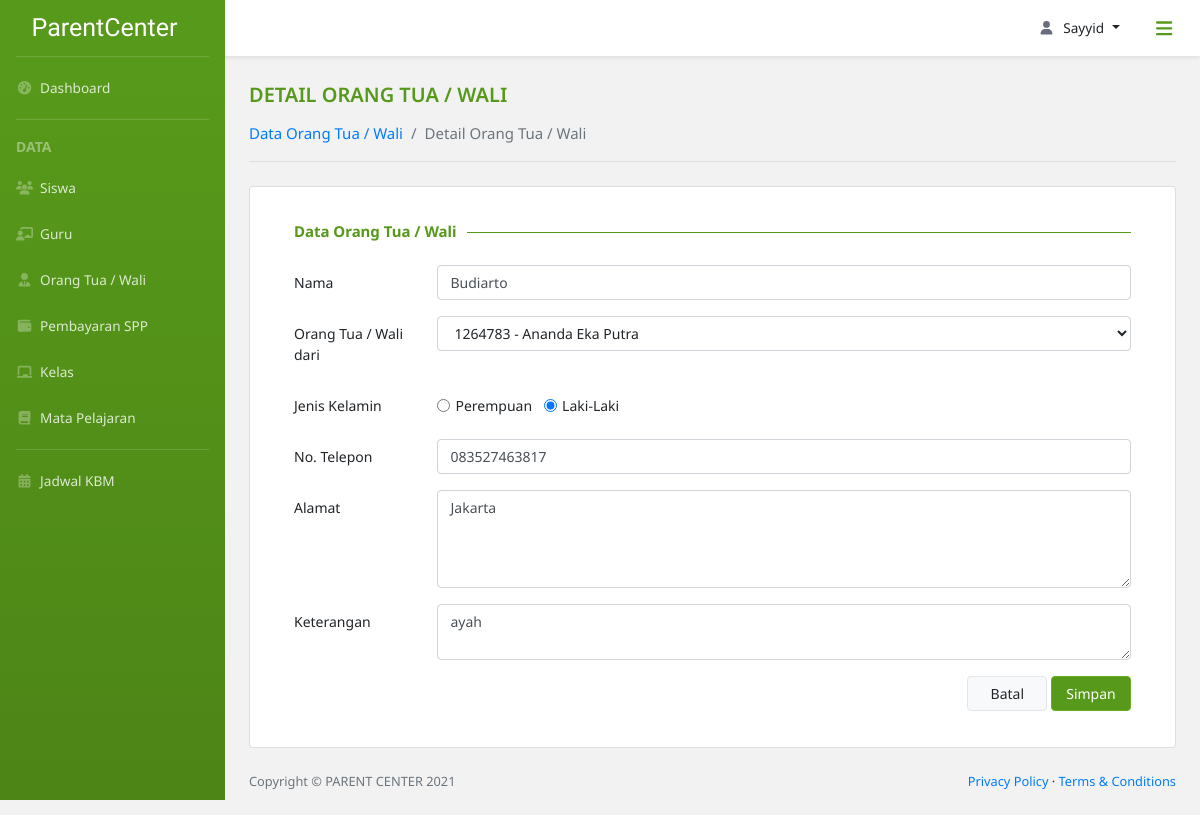
Before: /detail_orangtua/2 (signed in) with the older database file.
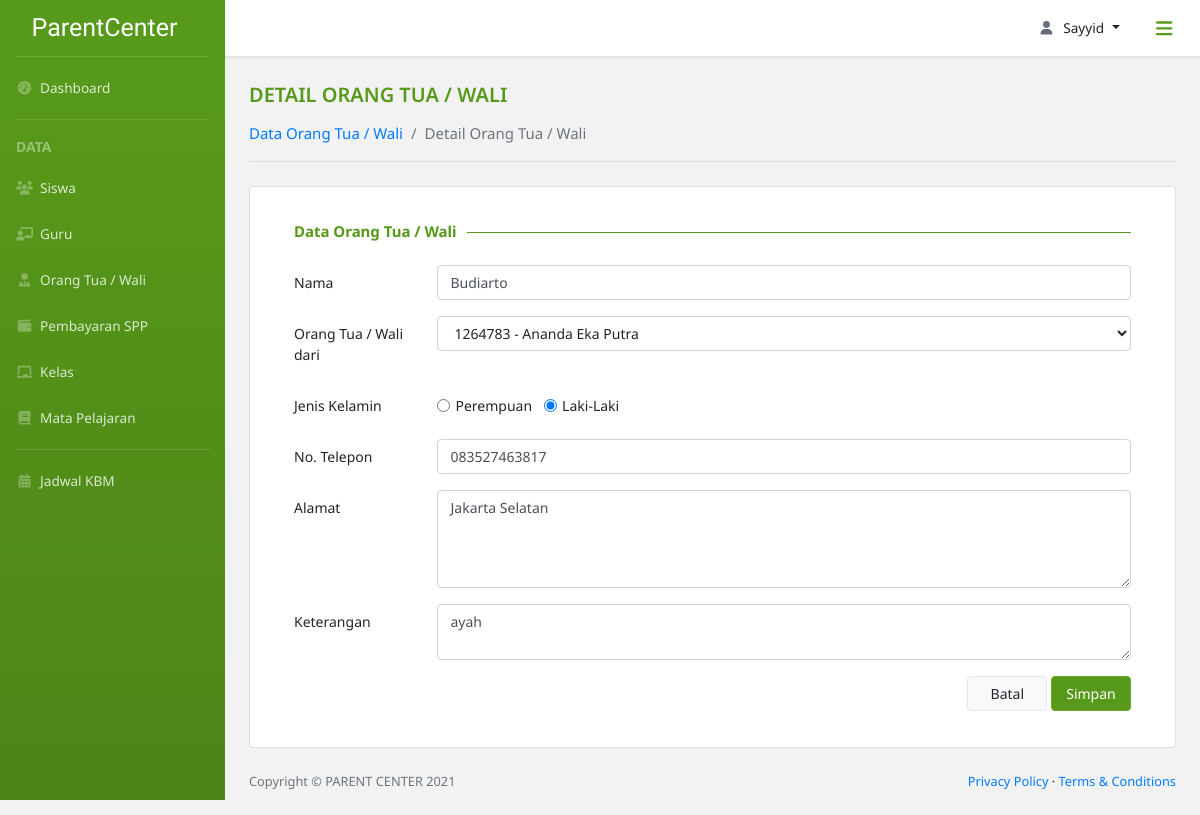
After: the same page with the newer database file.
### parent_center_app/models.py (models this page shows, shortened)
class OrangTua(models.Model):
    id_ortu = models.ForeignKey(Siswa, on_delete=CASCADE)
    nama = models.CharField(max_length=50)
    keterangan = models.CharField(max_length=50)
    no_tlp = models.CharField(max_length=13)
    alamat = models.TextField(null=True)
    id_user = models.OneToOneField(ExtendUser, null=True, on_delete=models.SET_NULL)
    class jns_kelamin(models.TextChoices):
        P = 'Perempuan'
        L = 'Laki-Laki'
    jns_kelamin = models.CharField(max_length=10,
                                   choices=jns_kelamin.choices,
                                   default=jns_kelamin.L)

### parent_center_app/views.py (the view)
# urls.py: path('detail_orangtua/<int:pk>', views.detailOrangtua, name='detail orangtua'),
@login_required(login_url='login')
def detailOrangtua(request, pk):
    if level_permission(request, ['Admin']) is False:
        return redirect(level_login(request))
    else:
        ortu = get_object_or_404(OrangTua, pk=pk)
        if request.method == 'POST':
            form = OrangTuaForm(request.POST, instance=ortu)
            if form.is_valid():
                ortu = form.save(commit=False)
                ortu.save()
                return redirect('data orang tua')
        else:
            form = OrangTuaForm(instance=ortu)
        return render(request,
                      'parent_center_app/detail_orangtua.html',
                      {'title': 'Detail Orang Tua / Wali',
                       'form': form})

### parent_center_app/models.py (called while the page is built)
    def __str__(self):
        return f'{self.nis} - {self.nama}'

### parent_center_app/views.py (called while the page is built)
def level_permission(current_user, level: list) -> bool:
    if current_user.user.extenduser.user_level in level:
        return True
    else:
        return False

### parent_center_app/templates/parent_center_app/detail_orangtua.html (shortened to what this page needs)
{% extends 'parent_center_app/base.html' %}
{% block breadcrumb %}
<div class="row pt-4">
    <div class="col-lg-12">
        <div class="div-title">
            <span class="title-content">{{title}}</span>
            <nav aria-label="breadcrumb">
                <ol class="breadcrumb">
                    <li class="breadcrumb-item"><a href="/data_orangtua">Data Orang Tua / Wali</a></li>
                    <li class="breadcrumb-item active" aria-current="page">{{ title }}</li>
                </ol>
            </nav>
        </div>
    </div>
</div>
<hr class="dropdown-divider hr-title mb-4 mx-4 mt-3">
{% endblock breadcrumb %}
{% block content %}
<div class="row">
    <div class="col-lg-12">
        <div class="card">
            <div class="card-body card-custom">
                <form method="post" name="detail_orangtua" class="form-custom">
                    <h6 class="subtitle-dashboard mx-4 mt-4 form-title"><span>Data Orang Tua / Wali</span></h6>
                    <div class="form-group row">
                        <label for="inputNama" class="col-sm-3 col-md-2 col-form-label">Nama</label>
                        <div class="col-sm-9 col-md-10">
                            {{ form.nama }}
                        </div>
                    </div>
                    <div class="form-group row">
                        <label class="col-sm-3 col-md-2 col-form-label" for="siswa">Orang Tua / Wali dari</label>
                        <div class="col-sm-9 col-md-10">
                            {{ form.id_ortu }}
                        </div>
                    </div>
                    <div class="form-group row form-jk">
                        <label class="col-sm-3 col-md-2 col-form-label">Jenis Kelamin</label>
                        <div class="col-sm-9 col-md-10 d-flex">
                            {% for radio in form.jns_kelamin %}
                            <div class="form-check form-check-inline align-self-center">
                                {{ radio.tag }}
                                <label class="form-check-label" for="{{ radio.id_for_label }}">
                                    {% if radio.choice_label == 'P' %}
                                        Perempuan
                                    {% else %}
                                        Laki-Laki
                                    {% endif %}
                                </label>
                            </div>
                            {% endfor %}
                        </div>
                    </div>
                    <div class="form-group row">
                        <label for="inputNoTlp" class="col-sm-3 col-md-2 col-form-label">No. Telepon</label>
                        <div class="col-sm-9 col-md-10">
                            {{ form.no_tlp }}
                        </div>
                    </div>
                    <div class="form-group row">
                        <label for="inputAlamat" class="col-sm-3 col-md-2 col-form-label">Alamat</label>
                        <div class="col-sm-9 col-md-10">
                            {{ form.alamat }}
                        </div>
                    </div>
                    <div class="form-group row">
                        <label for="inputKeterangan" class="col-sm-3 col-md-2 col-form-label">Keterangan</label>
                        <div class="col-sm-9 col-md-10">
                            {{ form.keterangan }}
                        </div>
                    </div>
                    <div class="form-group row">
                        <div class="col-sm-12 text-right div-btn">
                            <a href="/data_orangtua" class="btn btn-light">Batal</a>
                            <input type="submit" class="btn btn-light btn-tambah" value="Simpan">
                        </div>
                    </div>
                </form>
            </div>
        </div>
    </div>
</div>
{% endblock content %}

Changed rows visible on the page:
changed OrangTua "Budiarto": alamat "Jakarta" → "Jakarta Selatan"
